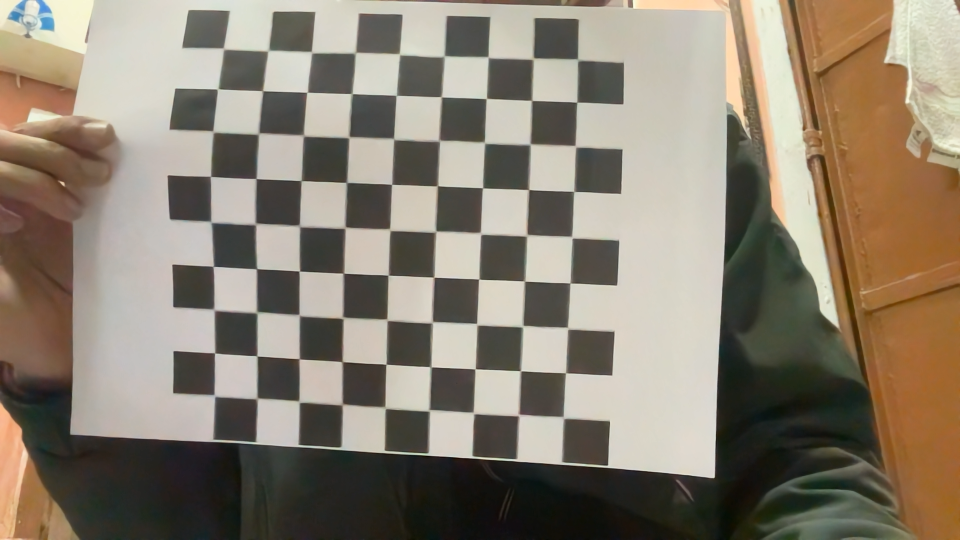
#> input picture 3rd/img/0.png, 1920 x 1080 px (shown at 1/2 size); its folder holds only this picture in this run
$ python Calibration.py
#> lines starting #> are read from the running program, lines starting #| are printed output that depends on the picture; after the words box and inside, x2 and y2 are one past the last pixel; in counts of white or black regions, pixels touching at a corner belong together; long printed decimals are rounded
import numpy as np
import cv2 as cv
import glob


################ FIND CHESSBOARD CORNERS - OBJECT POINTS AND IMAGE POINTS #############################

chessboardSize = (9,9)
frameSize = (640,480)


# termination criteria
criteria = (cv.TERM_CRITERIA_EPS + cv.TERM_CRITERIA_MAX_ITER, 30, 0.001)


# prepare object points, like (0,0,0), (1,0,0), (2,0,0) ....,(6,5,0)
objp = np.zeros((chessboardSize[0] * chessboardSize[1], 3), np.float32)
objp[:,:2] = np.mgrid[0:chessboardSize[0],0:chessboardSize[1]].T.reshape(-1,2)

size_of_chessboard_squares_mm = 10
objp = objp * size_of_chessboard_squares_mm


# Arrays to store object points and image points from all the images.
objpoints = [] # 3d point in real world space
imgpoints = [] # 2d points in image plane.


images = glob.glob("/Users/akashpaijwar/Documents/Winter Project/CV101/3rd/img/*.png")

for image in images:

    img = cv.imread(image)
#> img is the input picture: shape (1080, 1920, 3); mean B, G, R 112.5, 127.7, 137.8
    gray = cv.cvtColor(img, cv.COLOR_BGR2GRAY)
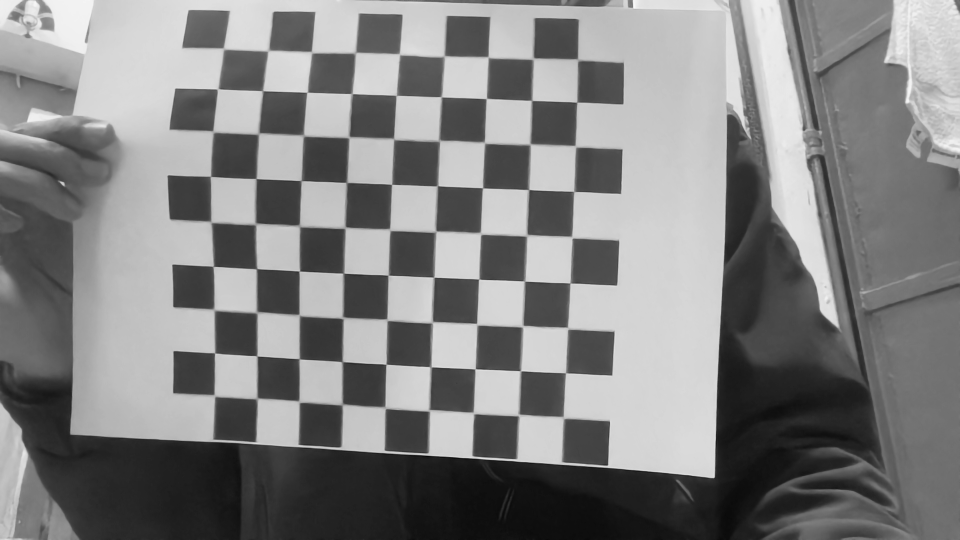
#> gray: shape (1080, 1920) (shown at 1/2 size); min 2, max 250, mean 129

    # Find the chess board corners
    ret, corners = cv.findChessboardCorners(gray, chessboardSize, None)
#> ret = True; corners = 81 rows, first 8: [447.5, 97.5], [535.5, 101.5], [623.5, 104.5], [712, 105], [800, 108.5], [889, 113], [977, 115], [1067, 118]

    # If found, add object points, image points (after refining them)
    if ret == True:

        objpoints.append(objp)
        corners2 = cv.cornerSubPix(gray, corners, (11,11), (-1,-1), criteria)
#> corners2 = 81 rows, first 8: [447.3, 97.46], [537, 101.5], [623.5, 104.8], [710.9, 105.9], [799.2, 108.8], [889, 112.4], [976.6, 114.5], [1067, 117.5]
        imgpoints.append(corners)

        # Draw and display the corners
        cv.drawChessboardCorners(img, chessboardSize, corners2, ret)
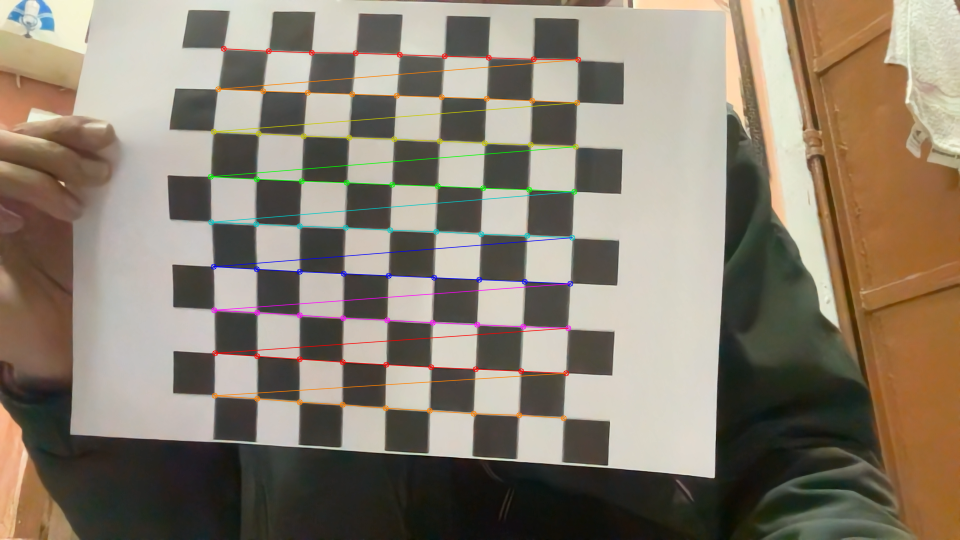
#> img: shape (1080, 1920, 3) (shown at 1/2 size); 2.07% of pixels changed, all inside (x1, y1, x2, y2) = (415, 91, 1163, 843)
        cv.imshow('img', img)
        cv.waitKey(0)


cv.destroyAllWindows()


############## CALIBRATION #######################################################

ret, cameraMatrix, dist, rvecs, tvecs = cv.calibrateCamera(objpoints, imgpoints, frameSize, None, None)
#> ret = 2.86; cameraMatrix = [[4143.5, 0, 189.6], [0, 4546.3, 283.6], [0, 0, 1]]; dist = [[-1.99, -165.7, 0.252, 0.923, 2624]]; rvecs = ([0.175, -0.405, 0.0329],); tvecs = ([30.36, -21.79, 557.6],)

print("Camera Matrix",cameraMatrix)
#| Camera Matrix [[4.14346963e+03 0.00000000e+00 1.89620534e+02]
#|  [0.00000000e+00 4.54625498e+03 2.83617535e+02]
#|  [0.00000000e+00 0.00000000e+00 1.00000000e+00]]
print("Dist",dist)
#| Dist [[-1.99309746e+00 -1.65749860e+02  2.52356459e-01  9.23428215e-01
#|    2.62397274e+03]]

$ run again, on 3rd/img/12.png
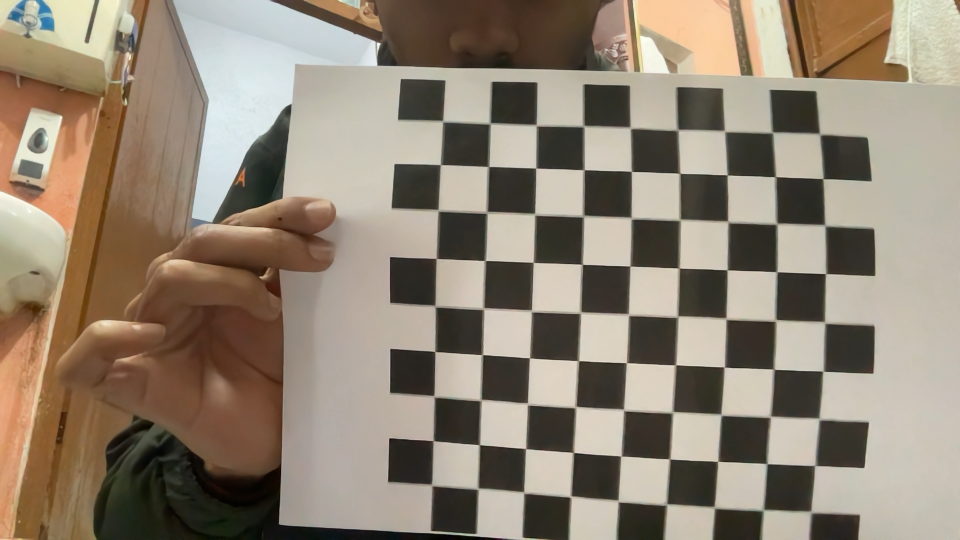
#> input picture 3rd/img/12.png, 1920 x 1080 px (shown at 1/2 size)
#> img is the input picture: shape (1080, 1920, 3); mean B, G, R 115.2, 131.5, 144.3
#> `gray = cv.cvtColor(img, cv.COLOR_BGR2GRAY)`:
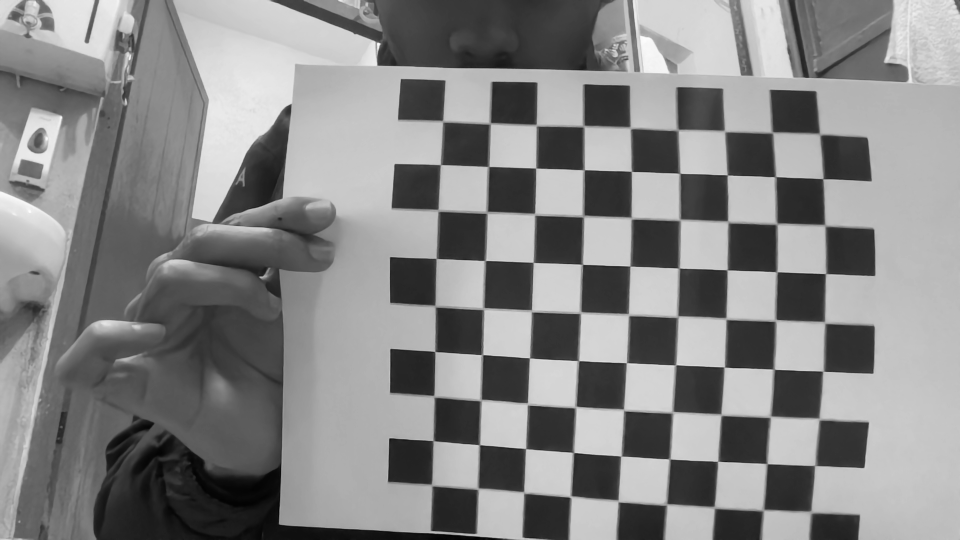
#> gray: shape (1080, 1920) (shown at 1/2 size); min 1, max 254, mean 133.5
#> `ret, corners = cv.findChessboardCorners(gray, chessboardSize, None)`: ret = True; corners = 81 rows, first 8: [886, 242.5], [982.6, 245.5], [1073, 251], [1167.5, 252.5], [1261, 256.5], [1356.5, 260.5], [1449.5, 263], [1544.5, 265]
#> corners2 = 81 rows, first 8: [885.8, 242.9], [980.8, 247.2], [1072.9, 250.9], [1167.8, 252.6], [1261, 256.4], [1356.2, 260.2], [1449.6, 262.9], [1545.2, 265.2]
#> `cv.drawChessboardCorners(img, chessboardSize, corners2, ret)`:
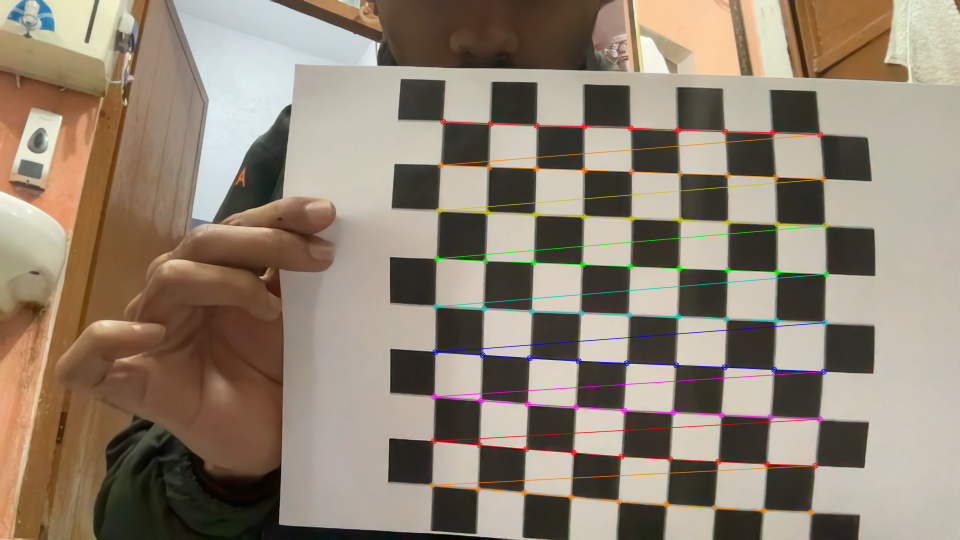
#> img: shape (1080, 1920, 3) (shown at 1/2 size); 2.21% of pixels changed, all inside (x1, y1, x2, y2) = (858, 237, 1659, 1031)
#> `ret, cameraMatrix, dist, rvecs, tvecs = cv.calibrateCamera(objpoints, ..`: ret = 2.25; cameraMatrix = [[653.1, 0, 862.2], [0, 655.7, 516.2], [0, 0, 1]]; dist = [[-0.138, 0.0519, 0.00462, 0.0107, -0.00974]]; rvecs = ([-0.0188, 0.114, 0.0363],); tvecs = ([2.66, -29.82, 70.67],)
#| Camera Matrix [[653.079   0.         862.195]
#|  [  0.         655.683 516.213]
#|  [  0.           0.           1.        ]]
#| Dist [[-0.1375  0.05193  0.004619  0.01067 -0.009735]]

$ run again, on 3rd/img/13.png
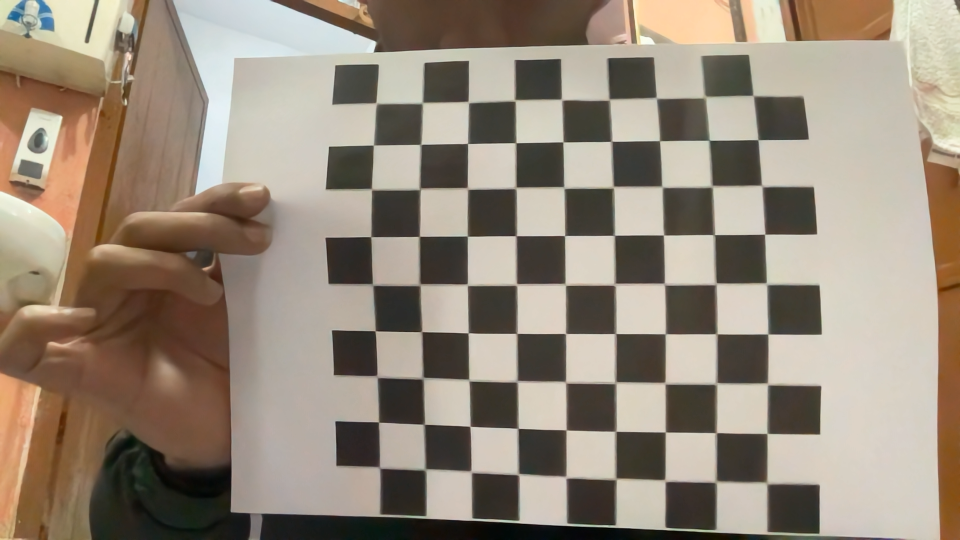
#> input picture 3rd/img/13.png, 1920 x 1080 px (shown at 1/2 size)
#> img is the input picture: shape (1080, 1920, 3); mean B, G, R 121.8, 136.9, 149.7
#> `gray = cv.cvtColor(img, cv.COLOR_BGR2GRAY)`:
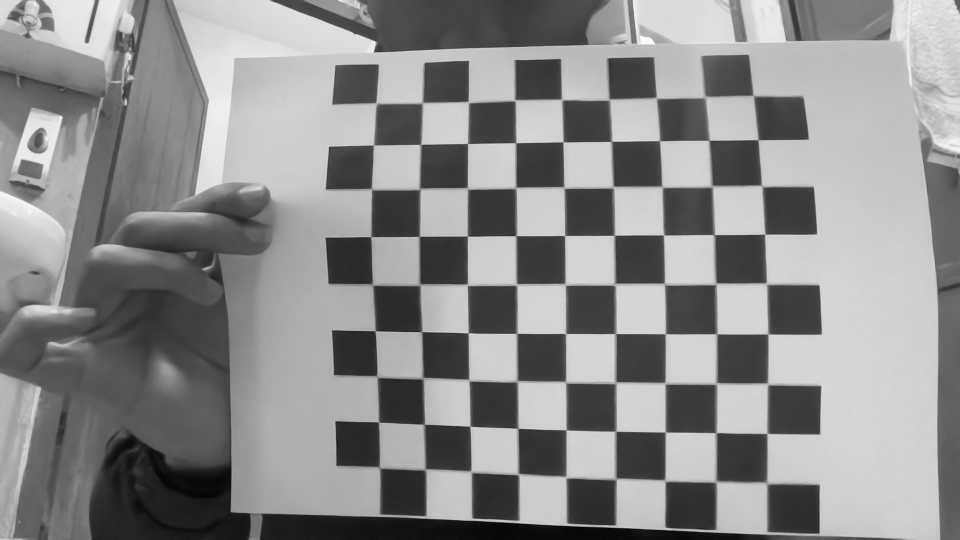
#> gray: shape (1080, 1920) (shown at 1/2 size); min 1, max 252, mean 139
#> `ret, corners = cv.findChessboardCorners(gray, chessboardSize, None)`: ret = True; corners = 81 rows, first 8: [753, 207], [844.1, 205.5], [938.1, 207], [1030, 201], [1122.5, 200.5], [1220.2, 198.1], [1313.5, 196], [1408, 192.5]
#> corners2 = 81 rows, first 8: [752.7, 206.5], [845, 206.1], [937.1, 204.4], [1030.3, 201.3], [1123.5, 199.7], [1218.8, 199.8], [1313, 196], [1410.9, 194.1]
#> `cv.drawChessboardCorners(img, chessboardSize, corners2, ret)`:
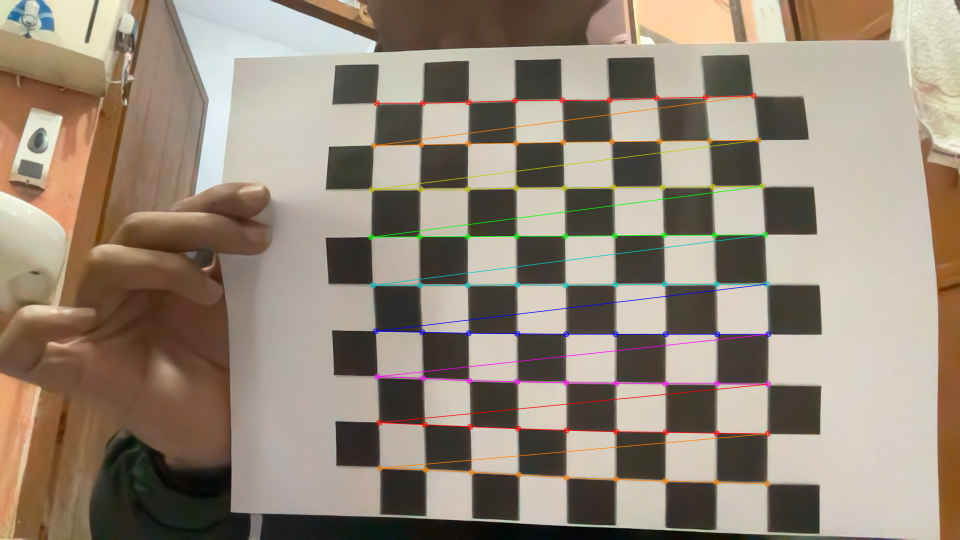
#> img: shape (1080, 1920, 3) (shown at 1/2 size); 2.22% of pixels changed, all inside (x1, y1, x2, y2) = (736, 185, 1543, 974)
#> `ret, cameraMatrix, dist, rvecs, tvecs = cv.calibrateCamera(objpoints, ..`: ret = 2.92; cameraMatrix = [[5076.8, 0, 266.3], [0, 4810.4, 369], [0, 0, 1]]; dist = [[-3.24, -87.88, 0.209, 0.69, 959.4]]; rvecs = ([-0.159, 0.718, -0.00452],); tvecs = ([49.02, -18.78, 581.3],)
#| Camera Matrix [[5.07676349e+03 0.00000000e+00 2.66338376e+02]
#|  [0.00000000e+00 4.81043925e+03 3.69028915e+02]
#|  [0.00000000e+00 0.00000000e+00 1.00000000e+00]]
#| Dist [[-3.24146680e+00 -8.78753324e+01  2.08564124e-01  6.90418801e-01
#|    9.59354272e+02]]

$ run again, on 3rd/img/14.png
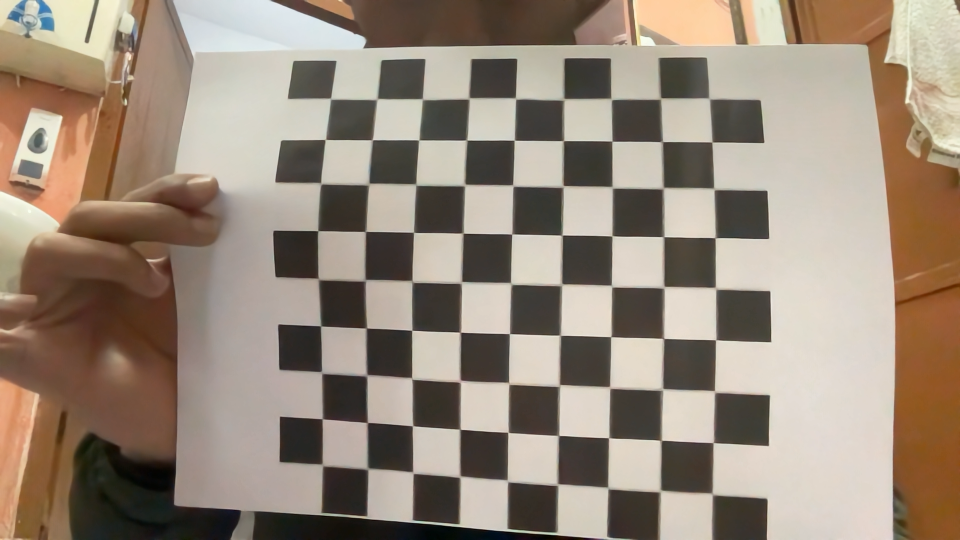
#> input picture 3rd/img/14.png, 1920 x 1080 px (shown at 1/2 size)
#> img is the input picture: shape (1080, 1920, 3); mean B, G, R 121.8, 136.8, 151.5
#> `gray = cv.cvtColor(img, cv.COLOR_BGR2GRAY)`:
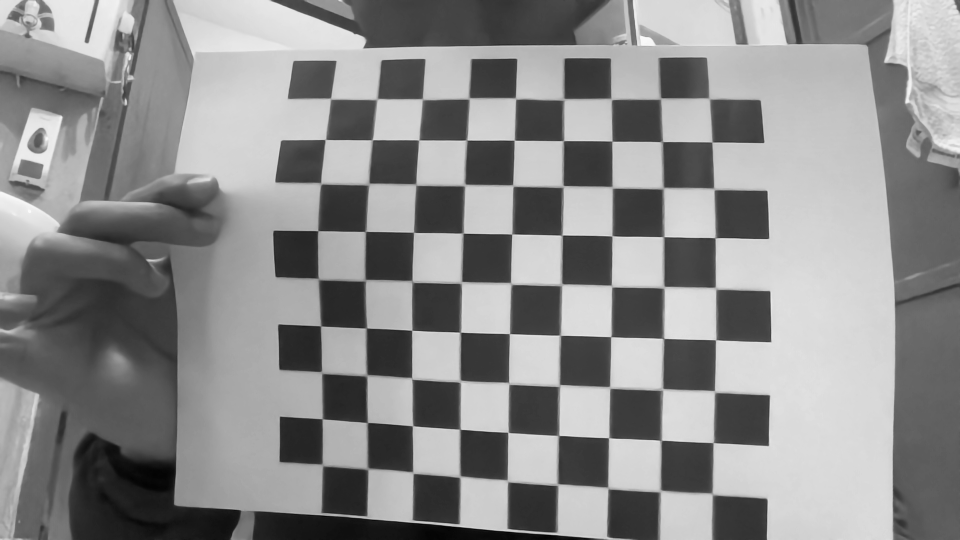
#> gray: shape (1080, 1920) (shown at 1/2 size); min 0, max 252, mean 139.5
#> `ret, corners = cv.findChessboardCorners(gray, chessboardSize, None)`: ret = True; corners = 81 rows, first 8: [645.5, 930.5], [645.5, 838.5], [644, 745.5], [640.7, 653.4], [637.5, 558.5], [635.2, 462.4], [642, 367.5], [652, 280]
#> corners2 = 81 rows, first 8: [645.4, 930.3], [644.9, 838.1], [643.5, 745.1], [641.7, 652.3], [637.2, 558.1], [636.1, 462], [642.2, 367.4], [651.2, 279.4]
#> `cv.drawChessboardCorners(img, chessboardSize, corners2, ret)`:
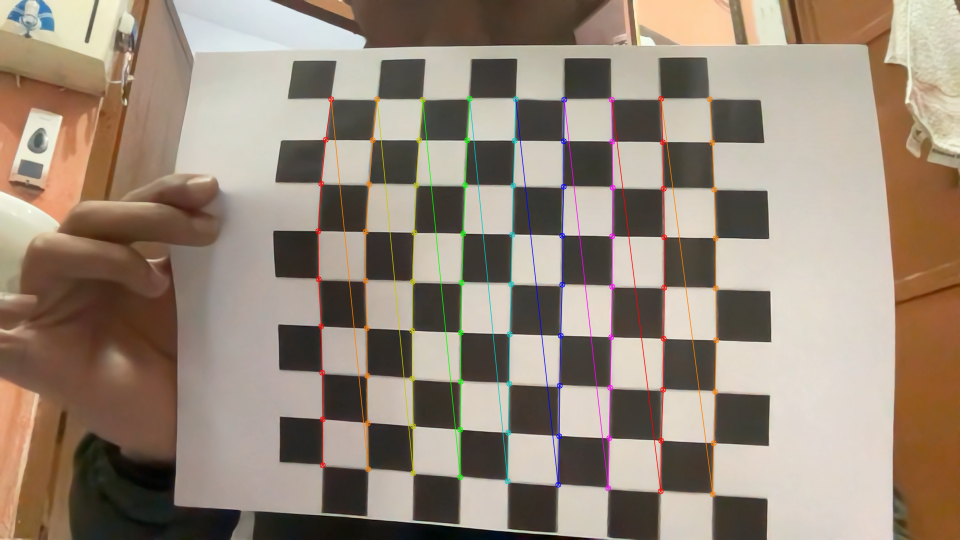
#> img: shape (1080, 1920, 3) (shown at 1/2 size); 2.19% of pixels changed, all inside (x1, y1, x2, y2) = (630, 191, 1439, 995)
#> `ret, cameraMatrix, dist, rvecs, tvecs = cv.calibrateCamera(objpoints, ..`: ret = 2.64; cameraMatrix = [[6608.9, 0, 39.81], [0, 5672.2, 183.3], [0, 0, 1]]; dist = [[-3.96, -672.5, 0.85, 1.67, 12063.5]]; rvecs = ([-0.94, 0.476, -1.41],); tvecs = ([44.35, 75.95, 770.8],)
#| Camera Matrix [[6.60890922e+03 0.00000000e+00 3.98107848e+01]
#|  [0.00000000e+00 5.67219051e+03 1.83271995e+02]
#|  [0.00000000e+00 0.00000000e+00 1.00000000e+00]]
#| Dist [[-3.95979085e+00 -6.72471947e+02  8.49937338e-01  1.67400833e+00
#|    1.20635254e+04]]
